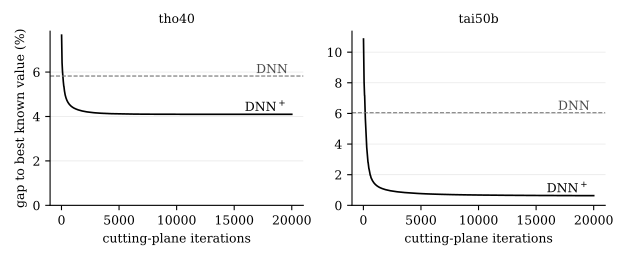

The Python source for this figure:
#!/usr/bin/env python3
"""Figure for dnn_plus.tex: the certified DNN+ value against cut-phase iterations,
as the gap to the best known value, with the plain DNN bound (4,000 iterations) as a line.
Reads runs_long/P/plus.trace and runs_serial/results.txt; writes fig_history.pdf.
  python3 docs/dnn_plus/fig_history.py"""
import os, re
import matplotlib
matplotlib.use("Agg")
import matplotlib.pyplot as plt
H = os.path.dirname(os.path.abspath(__file__))
BEST = {"tho40": 240516, "tai50b": 458821517}
plain = {}
for l in open(f"{H}/runs_serial/results.txt"):
    f = l.split()
    if f[1] == "plain": plain[f[0]] = float(f[3])
plt.rcParams.update({"font.family": "serif", "font.size": 9, "axes.spines.top": False, "axes.spines.right": False})
fig, axs = plt.subplots(1, 2, figsize=(6.3, 2.6))
for ax, p in zip(axs, BEST):
    h = [(int(a), float(b)) for a, b in re.findall(r"(?<= )(\d+):([\d.]+)(?= |$)", open(f"{H}/runs_long/{p}/plus.trace").read().split("hist", 1)[1])]
    gap = lambda v: 100 * (BEST[p] - v) / BEST[p]
    ax.plot([i for i, _ in h], [gap(v) for _, v in h], color="black", lw=1.2)
    ax.axhline(gap(plain[p]), color="0.45", lw=0.8, ls="--")
    ax.text(20000, gap(plain[p]), "DNN ", ha="right", va="bottom", color="0.3")
    ax.text(20000, gap(h[-1][1]), "DNN$^+$ ", ha="right", va="bottom")
    ax.set_title(p, fontsize=9); ax.set_xlabel("cutting-plane iterations"); ax.set_ylim(0, None)
    ax.set_xticks(range(0, 20001, 5000)); ax.grid(axis="y", color="0.9", lw=0.5)
axs[0].set_ylabel("gap to best known value (%)")
fig.tight_layout(); fig.savefig(f"{H}/fig_history.pdf")
